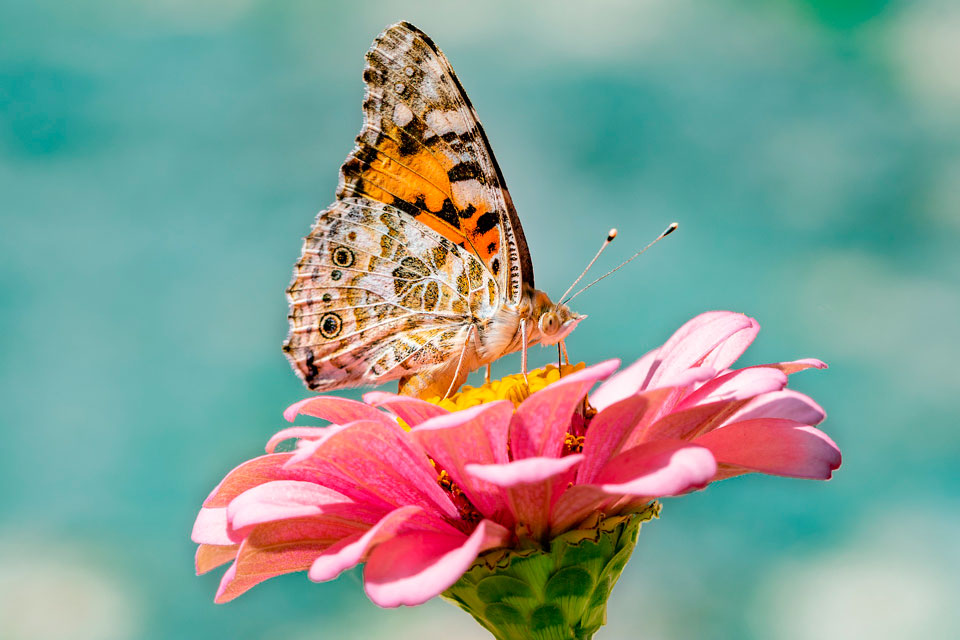
#> input picture image2.jpg, 960 x 640 px, found by its file name
$ python ATT.py   (Python 2 division)
#> lines starting #> are read from the running program, lines starting #| are printed output that depends on the picture; after the words box and inside, x2 and y2 are one past the last pixel; in counts of white or black regions, pixels touching at a corner belong together
#> further down, im is the input picture: PIL image 960x640 RGB; mean R, G, B 135.1, 157.3, 147.6
from PIL import ImageTk, Image

def filtroGris1(imagen,aplica):
	rgb = imagen.convert('RGB')
	pixels = aplica.load()
	for i in range(imagen.size[0]):
		for j in range(imagen.size[1]):
			r,g,b = rgb.getpixel((i,j))
			gris = int(round((r*0.3) + (g*0.59) + (b*0.11)))
			pixels[i,j] = (gris,gris,gris)
	return aplica

def filtroAltoContraste(imagen,aplica):
	rgb = imagen.convert('RGB')
	pixels = aplica.load()
	for i in range(imagen.size[0]):
		for j in range(imagen.size[1]):
			r,g,b = rgb.getpixel((i,j))
			prom = (r+g+b)/3
			if prom >= 128:
				prom  = 255
			elif prom < 128:
				prom = 0
			pixels[i,j] = (prom,prom,prom)
	return aplica

"""
Se pasa a tono de gris la imagen
Luego esa imagen la pasamos a blanco y negro
Dividimos la imagen en renglones
Por cada renglon ahora se recorre por columnas
Se cuenta los pixeles negros de cada columna
Luego se colocan esos pixeles pero desde en medio a los costados
"""
def filtroAtt(imagen,aplica,tam):
	imgGris = filtroGris1(imagen,aplica)
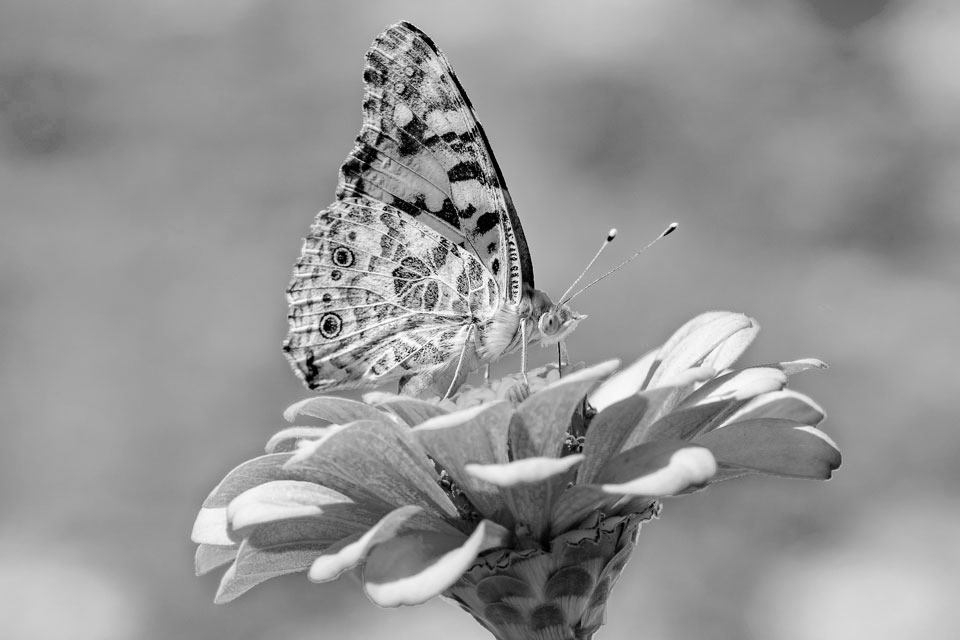
#> imgGris: PIL image 960x640 RGB; min 0, max 255, mean 149.6
	imgBN = filtroAltoContraste(imgGris,aplica)
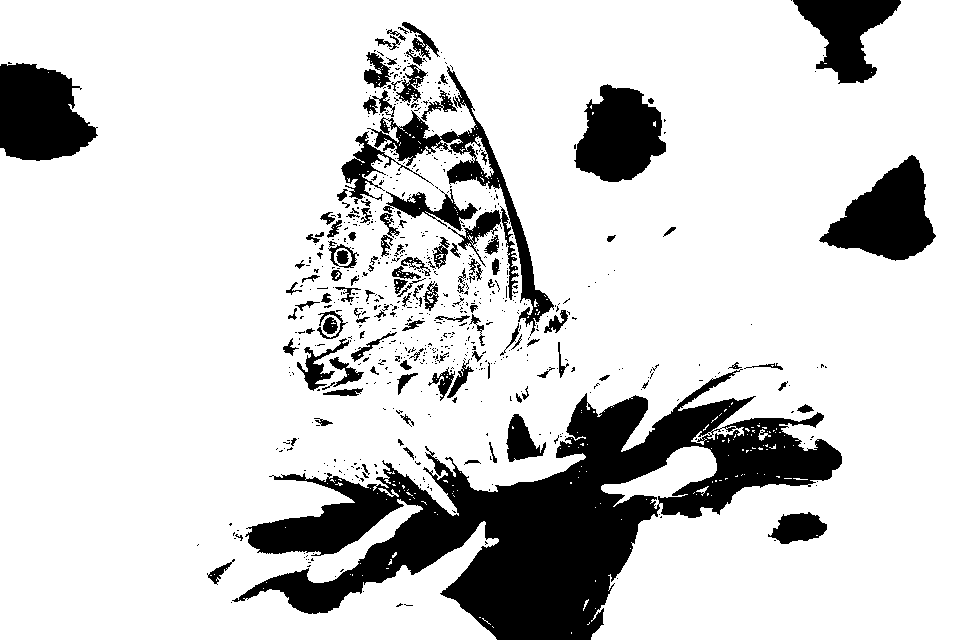
#> imgBN: PIL image 960x640 RGB; 82.7% white; 726 black regions (603 under 20 px), largest, box (x1, y1, x2, y2) and area: (232, 369, 842, 640) 56862, (0, 63, 98, 161) 7139, (819, 155, 936, 261) 6726
	ancho = imagen.size[0]
#> ancho = 960
	alto = imagen.size[1]
#> alto = 640
	nuevoAlto = alto - tam
#> nuevoAlto = 620
	rgb = imgBN.convert('RGB')
	pixels = aplica.load()
	for i in range(ancho):
		for j in range(0,nuevoAlto,tam):
			negros = 0
			salto = j + tam
			for k in range(j,salto):
				r,g,b = rgb.getpixel((i,k))
				if(r == 0):
					negros += 1
			lista = puntosAcumulados(tam,negros)
			for k in range(j,salto):
				if(lista[k-j] == True):
					pixels[i,k] = (0,0,0)
				else:
					pixels[i,k] = (255,255,255)
	#return aplica
	aplica.show()
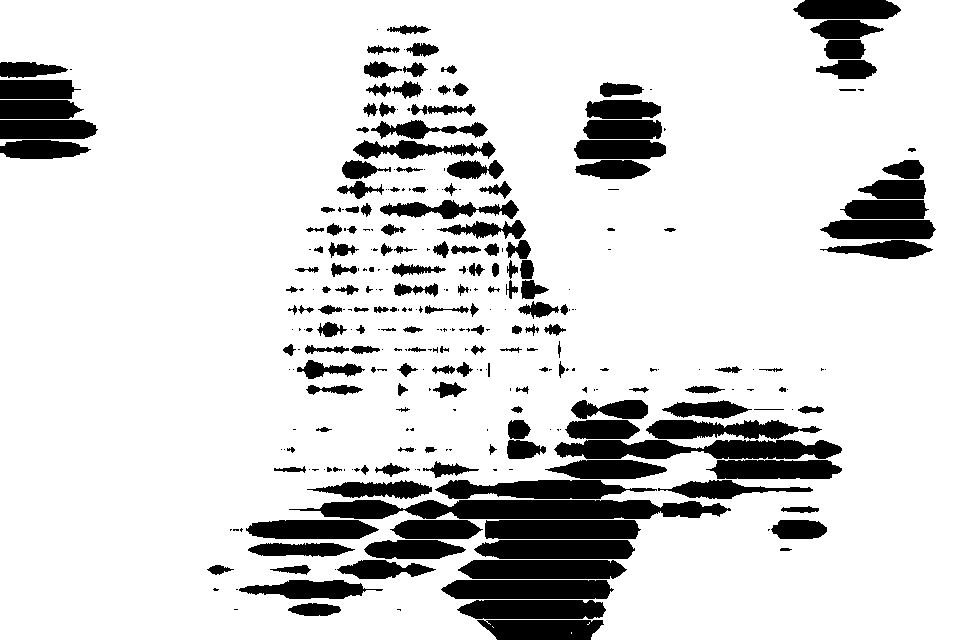
#> shown: PIL image 960x640 RGB; 84.2% white; 311 black regions (139 under 20 px), largest, box (x1, y1, x2, y2) and area: (289, 500, 731, 519) 6438, (554, 440, 842, 459) 4201, (441, 580, 614, 599) 3062
"""
Funcion para guardar los pixeles negros de la imagen
Se crea una lista del tamanio de la columna que se esta recorriendo en la imagen
Se van guardando de en medio hasta los costados
"""
def puntosAcumulados(tam,pix):
	lista = [None] * tam
	n = pix/2
	if(pix % 2 == 0):
		m = n-1
	else:
		m = n
	inicia = (tam/2)-n
	termina = (tam/2)+m
	for i in range(inicia,termina):
		lista[i] = True
	return lista

im = Image.open("image2.jpg")

nuevaImagen = filtroAtt(im,im,20)
imageAplica = ImageTk.PhotoImage(nuevaImagen)
image = imageAplica
#> (the run stopped early here; a loop or call above may not have finished)
